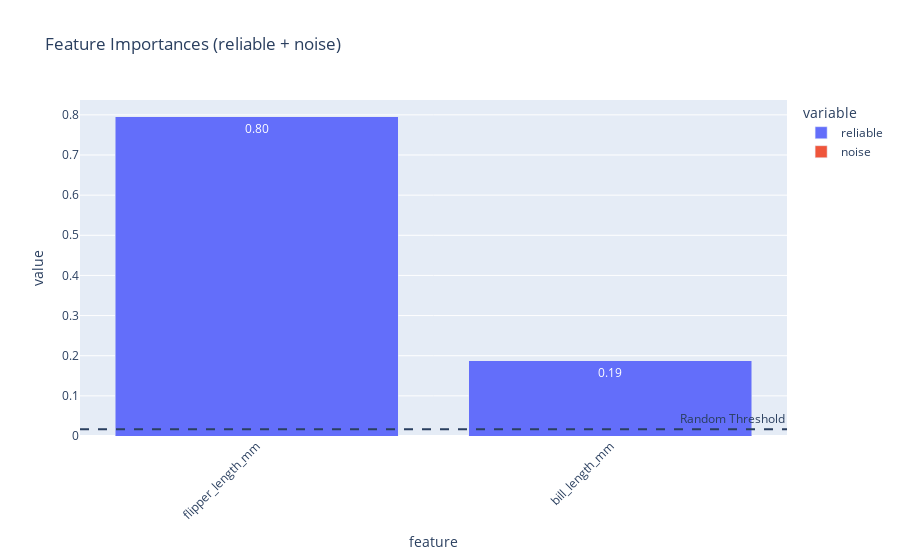

The notebook cell saved with this chart:
### Markdown cell above
### 10. Bar Plot of Feature Importances

The bar plot below shows the aggregated importance of each feature. The dashed line represents the threshold for random (noise) importance. Features above this line are considered informative.

### Code cell
fig_bar = VisualizerFactory.make_bar(store, show_threshold=True, show_noise=True)
fig_bar.show()

### Figure 1 — Plotly figure (JSON) as saved in the notebook; plotly's stock layout.template omitted (floating-point values rounded to 4 significant figures)
{"data": [{"alignmentgroup": "True", "hovertemplate": "variable=reliable<br>feature=%{x}<br>value=%{y}<extra></extra>", "legendgroup": "reliable", "marker": {"color": "#636efa", "pattern": {"shape": ""}}, "name": "reliable", "offsetgroup": "reliable", "orientation": "v", "showlegend": true, "textposition": "auto", "texttemplate": "%{y:.2f}", "type": "bar", "x": ["flipper_length_mm", "bill_length_mm"], "xaxis": "x", "y": [0.7952, 0.1879], "yaxis": "y"}, {"alignmentgroup": "True", "hovertemplate": "variable=noise<br>feature=%{x}<br>value=%{y}<extra></extra>", "legendgroup": "noise", "marker": {"color": "#EF553B", "pattern": {"shape": ""}}, "name": "noise", "offsetgroup": "noise", "orientation": "v", "showlegend": true, "textposition": "auto", "texttemplate": "%{y:.2f}", "type": "bar", "x": ["flipper_length_mm", "bill_length_mm"], "xaxis": "x", "y": [0, 0], "yaxis": "y"}], "layout": {"annotations": [{"showarrow": false, "text": "Random Threshold", "x": 1, "xanchor": "right", "xref": "x domain", "y": 0.01692, "yanchor": "bottom", "yref": "y"}], "barmode": "stack", "legend": {"title": {"text": "variable"}, "tracegroupgap": 0}, "shapes": [{"line": {"dash": "dash"}, "type": "line", "x0": 0, "x1": 1, "xref": "x domain", "y0": 0.01692, "y1": 0.01692, "yref": "y"}], "title": {"text": "Feature Importances (reliable + noise)"}, "xaxis": {"anchor": "y", "domain": [0, 1], "tickangle": -45, "title": {"text": "feature"}}, "yaxis": {"anchor": "x", "domain": [0, 1], "title": {"text": "value"}}}}
